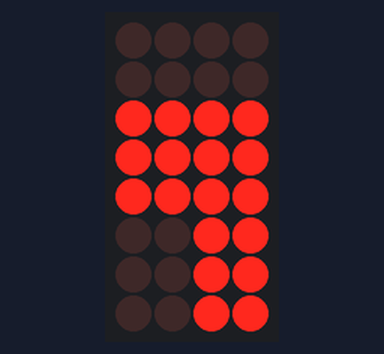
Recording of a sketch running on a simulated Arduino Uno, built with avr-gcc and run on an emulated ATmega328P. Shown: 4×8 LED matrix. Wiring (inferred from the names in the program): LED matrix (orientation assumed): rows pin 2, pin 7, A5, pin 5, pin 13, A4, pin 12, A2; columns pin 9, pin 6, pin 3, A3.

Above: at 0.1 s.
At 1.17 s:
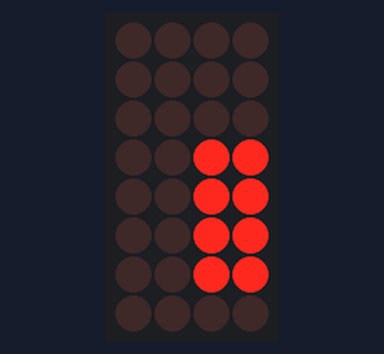
At 1.59 s:
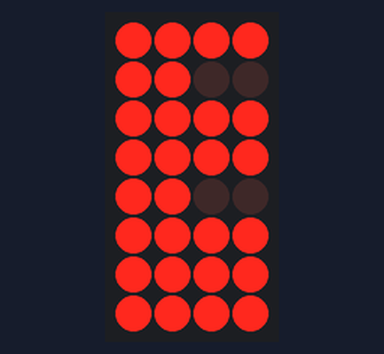

The sketch:

8x8_matrix_display.ino
```cpp
#define ROW_1 2
#define ROW_2 7
#define ROW_3 A5
#define ROW_4 5
#define ROW_5 13
#define ROW_6 A4
#define ROW_7 12
#define ROW_8 A2

#define COL_1 6
#define COL_2 11
#define COL_3 10
#define COL_4 3
#define COL_5 A3
#define COL_6 4
#define COL_7 8
#define COL_8 9

const byte rows[] = {
    ROW_1, ROW_2, ROW_3, ROW_4, ROW_5, ROW_6, ROW_7, ROW_8
};
const byte cols[] = {
  COL_1,COL_2, COL_3, COL_4, COL_5, COL_6, COL_7, COL_8
};

// The display buffer
// It's prefilled with a smiling face (1 = ON, 0 = OFF)
byte ALL[] = {B11111111,B11111111,B11111111,B11111111,B11111111,B11111111,B11111111,B11111111};
byte EX[] = {B00000000,B00010000,B00010000,B00010000,B00010000,B00000000,B00010000,B00000000};
byte A[] = {  B00000000,B00111100,B01100110,B01100110,B01111110,B01100110,B01100110,B01100110};
byte B[] = {B01111000,B01001000,B01001000,B01110000,B01001000,B01000100,B01000100,B01111100};
byte C[] = {B00000000,B00011110,B00100000,B01000000,B01000000,B01000000,B00100000,B00011110};
byte D[] = {B00000000,B00111000,B00100100,B00100010,B00100010,B00100100,B00111000,B00000000};
byte E[] = {B00000000,B00111100,B00100000,B00111000,B00100000,B00100000,B00111100,B00000000};
byte F[] = {B00000000,B00111100,B00100000,B00111000,B00100000,B00100000,B00100000,B00000000};
byte G[] = {B00000000,B00111110,B00100000,B00100000,B00101110,B00100010,B00111110,B00000000};
byte H[] = {B00000000,B00100100,B00100100,B00111100,B00100100,B00100100,B00100100,B00000000};
byte I[] = {B00000000,B00111000,B00010000,B00010000,B00010000,B00010000,B00111000,B00000000};
byte J[] = {B00000000,B00011100,B00001000,B00001000,B00001000,B00101000,B00111000,B00000000};
byte K[] = {B00000000,B00100100,B00101000,B00110000,B00101000,B00100100,B00100100,B00000000};
byte L[] = {B00000000,B00100000,B00100000,B00100000,B00100000,B00100000,B00111100,B00000000};
byte M[] = {B00000000,B00000000,B01000100,B10101010,B10010010,B10000010,B10000010,B00000000};
byte N[] = {B00000000,B00100010,B00110010,B00101010,B00100110,B00100010,B00000000,B00000000};
byte O[] = {B00000000,B00111100,B01000010,B01000010,B01000010,B01000010,B00111100,B00000000};
byte P[] = {B00000000,B00111000,B00100100,B00100100,B00111000,B00100000,B00100000,B00000000};
byte Q[] = {B00000000,B00111100,B01000010,B01000010,B01000010,B01000110,B00111110,B00000001};
byte R[] = {B00000000,B00111000,B00100100,B00100100,B00111000,B00100100,B00100100,B00000000};
byte S[] = {B00000000,B00111100,B00100000,B00111100,B00000100,B00000100,B00111100,B00000000};
byte T[] = {B00000000,B01111100,B00010000,B00010000,B00010000,B00010000,B00010000,B00000000};
byte U[] = {B00000000,B01000010,B01000010,B01000010,B01000010,B00100100,B00011000,B00000000};
byte V[] = {B00000000,B00100010,B00100010,B00100010,B00010100,B00010100,B00001000,B00000000};
byte W[] = {B00000000,B10000010,B10010010,B01010100,B01010100,B00101000,B00000000,B00000000};
byte X[] = {B00000000,B01000010,B00100100,B00011000,B00011000,B00100100,B01000010,B00000000};
byte Y[] = {B00000000,B01000100,B00101000,B00010000,B00010000,B00010000,B00010000,B00000000};
byte Z[] = {B00000000,B00111100,B00000100,B00001000,B00010000,B00100000,B00111100,B00000000};

void  drawScreen(byte buffer2[])
{
  // Turn on each row in series
  for (byte i = 0; i < 8; i++)        // count next row
  {
        digitalWrite(rows[i], HIGH);    //initiate whole row
        for (byte a = 0; a < 8; a++)    // count next row
        {
          // if You set (~buffer2[i] >> a) then You will have positive
          digitalWrite(cols[a], (buffer2[i] >> a) & 0x01); // initiate whole column

          delayMicroseconds(100);       // uncoment deley for diferent speed of display
          //delayMicroseconds(1000);
          //delay(10);
          //delay(100);

          digitalWrite(cols[a], 1);      // reset whole column
        }
        digitalWrite(rows[i], LOW);     // reset whole row
        // otherwise last row will intersect with next row
    }
}

// 2-dimensional array of row pin numbers:
// int R[] = {2,7,A5,5,13,A4,12,A2};
// 2-dimensional array of column pin numbers:
// int C[] = {6,11,10,3,A3,4,8,9};

unsigned char biglove[8][8] =     //the big "heart"
{
  0,0,0,0,0,0,0,0,
  0,1,1,0,0,1,1,0,
  1,1,1,1,1,1,1,1,
  1,1,1,1,1,1,1,1,
  1,1,1,1,1,1,1,1,
  0,1,1,1,1,1,1,0,
  0,0,1,1,1,1,0,0,
  0,0,0,1,1,0,0,0,
};

unsigned char smalllove[8][8] =      //the small "heart"
{
  0,0,0,0,0,0,0,0,
  0,0,0,0,0,0,0,0,
  0,0,1,0,0,1,0,0,
  0,1,1,1,1,1,1,0,
  0,1,1,1,1,1,1,0,
  0,0,1,1,1,1,0,0,
  0,0,0,1,1,0,0,0,
  0,0,0,0,0,0,0,0,
};


void setup()
{
   // iterate over the pins:
  for(int i = 0;i<8;i++)
  // initialize the output pins:
  {
    pinMode(rows[i],OUTPUT);
    pinMode(cols[i],OUTPUT);
  }
}

void loop()
{
  for(int i = 0 ; i < 100 ; i++)        //Loop display 100 times
  {
    Display(biglove);                   //Display the "Big Heart"
  }
  for(int i = 0 ; i < 50 ; i++)         //Loop display 50 times
  {
    Display(smalllove);                 //Display the "small Heart"
  }
  for(int i = 0 ; i < 50 ; i++)         //Loop display 50 times
  {
    drawScreen(A);
    delay(1);
    Clear();  //Remove empty display light

  }
}

void Display(unsigned char dat[8][8])
{
  for(int c = 0; c<8;c++)
  {
    digitalWrite(cols[c],LOW);//use thr column
    //loop
    for(int r = 0;r<8;r++)
    {
      digitalWrite(rows[r],dat[r][c]);
    }
    delay(1);
    Clear();  //Remove empty display light
  }
}

void Clear()                          //清空显示
{
  for(int i = 0;i<8;i++)
  {
    digitalWrite(rows[i],LOW);
    digitalWrite(cols[i],HIGH);
  }
}
```

Measured:
- by itself, everything shown: repeats every 1.7 s, in 3 steps
- what the display in image 0 shows lasts 0.9 s, from 0.0 s to 0.9 s
- what the display in image 1 shows lasts 0.5 s, from 0.9 s to 1.4 s
